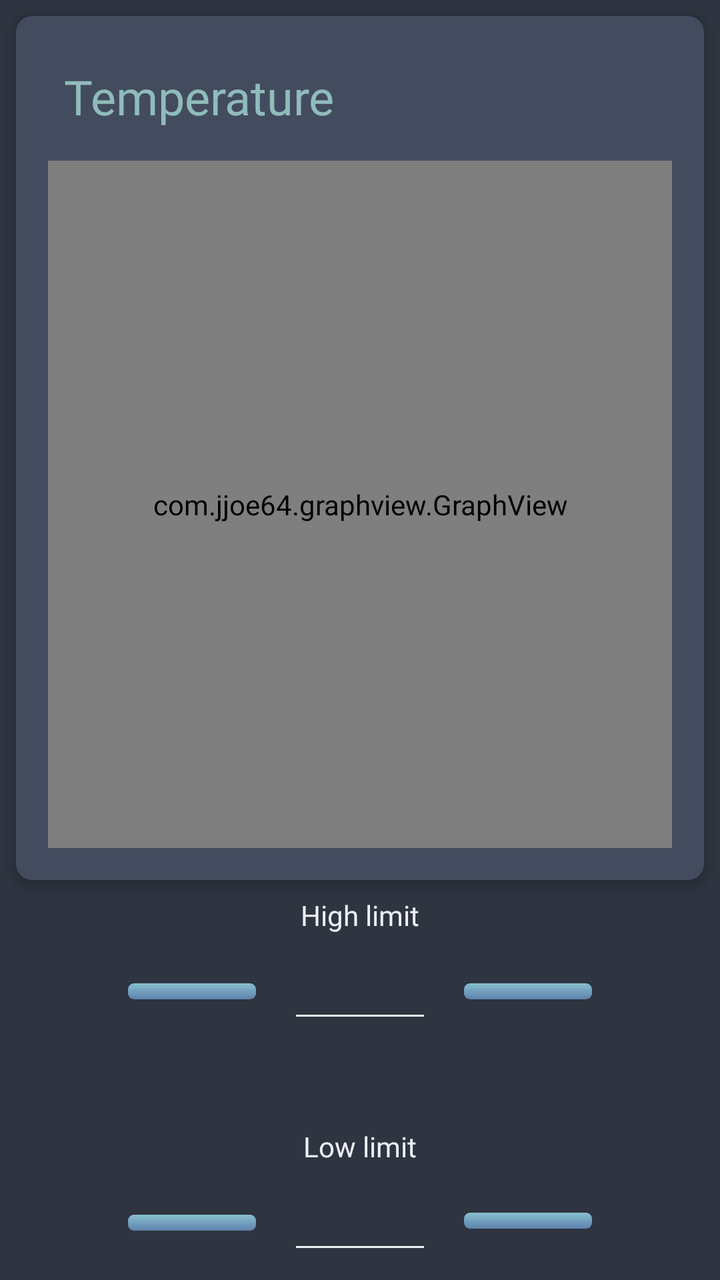
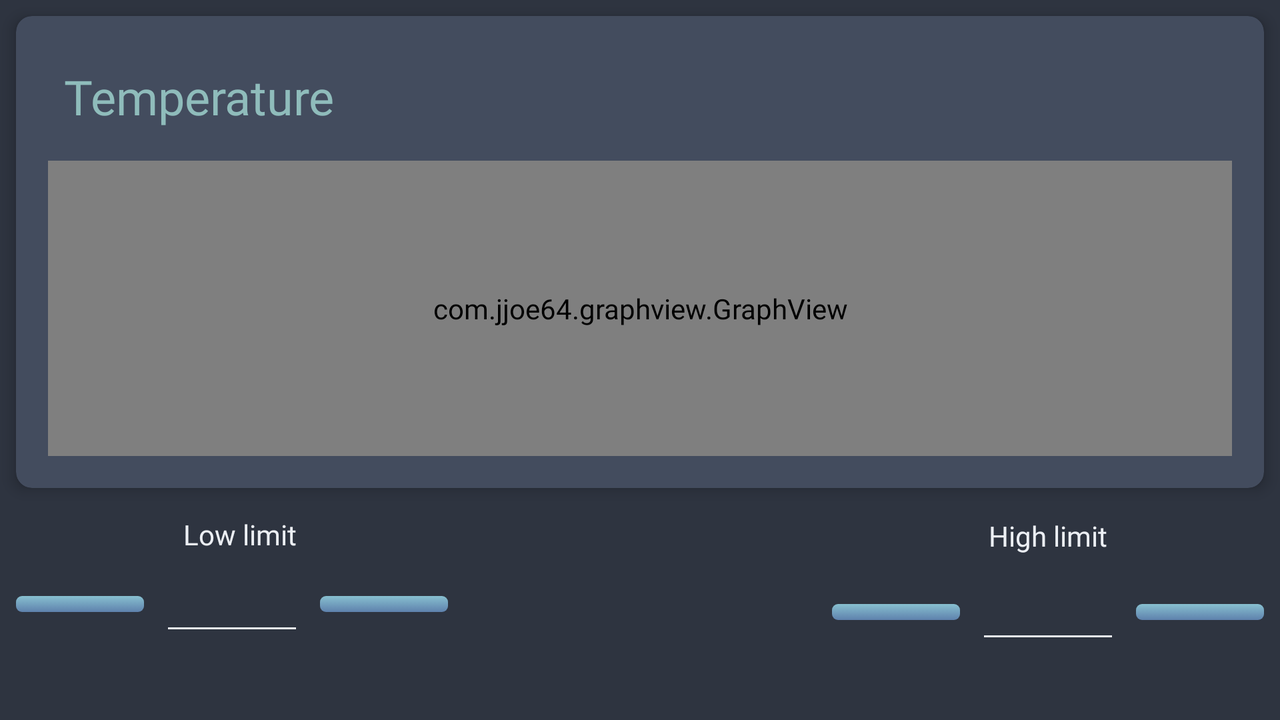

First picture: res/layout/ on a phone held upright. Second picture: the repository's own variant of that layout, on a device whose configuration matches the variant's folder. Source for both follows.
<!-- AndroidManifest.xml: application theme AppTheme -->
<!-- res/layout/activity_temperature.xml -->
<?xml version="1.0" encoding="utf-8"?>
<androidx.constraintlayout.widget.ConstraintLayout xmlns:android="http://schemas.android.com/apk/res/android"
    xmlns:app="http://schemas.android.com/apk/res-auto"
    xmlns:tools="http://schemas.android.com/tools"
    android:layout_width="match_parent"
    android:layout_height="match_parent"
    tools:context=".view.TemperatureActivity">

  <androidx.cardview.widget.CardView
      android:id="@+id/hum_graph_card"
      android:layout_width="match_parent"
      android:layout_height="0dp"
      android:layout_margin="8dp"
      app:cardBackgroundColor="@color/colorPrimaryDark"
      app:cardCornerRadius="8dp"
      app:cardElevation="4dp"
      app:layout_constraintBottom_toBottomOf="@id/guideline_v70"
      app:layout_constraintLeft_toLeftOf="parent"
      app:layout_constraintRight_toRightOf="parent"
      app:layout_constraintStart_toStartOf="parent"
      app:layout_constraintTop_toTopOf="parent">

    <androidx.constraintlayout.widget.ConstraintLayout
        android:id="@+id/card_content"
        android:layout_width="match_parent"
        android:layout_height="match_parent">

      <TextView
          android:id="@+id/hum_graph_title"
          style="@style/TextAppearance.AppCompat.Headline"
          android:layout_width="wrap_content"
          android:layout_height="wrap_content"
          android:layout_margin="24dp"
          android:text="@string/temp_graph_title"
          android:textColor="@color/colorAccent"
          app:layout_constraintLeft_toLeftOf="parent"
          app:layout_constraintTop_toTopOf="parent" />

      <com.jjoe64.graphview.GraphView
          android:id="@+id/hum_graph"
          android:layout_width="match_parent"
          android:layout_height="0dp"
          android:layout_margin="16dp"
          android:background="@color/colorPrimaryDark"

          app:layout_constraintBottom_toBottomOf="parent"
          app:layout_constraintLeft_toLeftOf="parent"
          app:layout_constraintRight_toRightOf="parent"
          app:layout_constraintTop_toBottomOf="@id/hum_graph_title" />
    </androidx.constraintlayout.widget.ConstraintLayout>
  </androidx.cardview.widget.CardView>

  <androidx.constraintlayout.widget.Guideline
      android:id="@+id/guideline_v70"
      android:layout_width="match_parent"
      android:layout_height="match_parent"
      android:orientation="horizontal"
      app:layout_constraintGuide_percent="0.70" />

  <TextView
      android:id="@+id/hum_max_lbl"
      android:layout_width="wrap_content"
      android:layout_height="wrap_content"
      android:text="@string/temp_max_title"
      app:layout_constraintLeft_toLeftOf="parent"
      app:layout_constraintRight_toRightOf="parent"
      app:layout_constraintTop_toBottomOf="@id/guideline_v70" />

  <ImageButton
      android:id="@+id/btn_high_limit_decrease"
      android:layout_width="64dp"
      android:layout_height="wrap_content"
      android:layout_marginHorizontal="16dp"
      android:background="@drawable/btn_ripple"
      android:padding="4dp"
      android:src="@drawable/remove_white_24dp"
      app:layout_constraintBottom_toBottomOf="@+id/input_high_limit"
      app:layout_constraintEnd_toStartOf="@+id/input_high_limit"
      app:layout_constraintRight_toLeftOf="@+id/input_high_limit"
      app:layout_constraintTop_toTopOf="@+id/input_high_limit" />

  <EditText
      android:id="@+id/input_high_limit"
      android:layout_width="72dp"
      android:layout_height="wrap_content"
      android:layout_margin="8dp"
      android:gravity="center_horizontal"
      android:inputType="numberDecimal"
      android:textAlignment="center"
      android:textColor="@color/text"
      app:layout_constraintLeft_toLeftOf="parent"
      app:layout_constraintRight_toRightOf="parent"
      app:layout_constraintTop_toBottomOf="@+id/hum_max_lbl" />

  <ImageButton
      android:id="@+id/btn_high_limit_increase"
      android:layout_width="64dp"
      android:layout_height="wrap_content"
      android:layout_marginHorizontal="16dp"
      android:background="@drawable/btn_ripple"
      android:padding="4dp"
      android:src="@drawable/add_white_24dp"
      app:layout_constraintBottom_toBottomOf="@+id/input_high_limit"
      app:layout_constraintLeft_toRightOf="@+id/input_high_limit"
      app:layout_constraintStart_toEndOf="@+id/input_high_limit"
      app:layout_constraintTop_toTopOf="@+id/input_high_limit" />

  <TextView
      android:id="@+id/hum_min_lbl"
      android:layout_width="wrap_content"
      android:layout_height="wrap_content"
      android:layout_marginBottom="8dp"
      android:text="@string/temp_min_title"
      app:layout_constraintBottom_toTopOf="@+id/input_low_limit"
      app:layout_constraintEnd_toEndOf="parent"
      app:layout_constraintStart_toStartOf="parent" />

  <ImageButton
      android:id="@+id/btn_low_limit_decrease"
      android:layout_width="64dp"
      android:layout_height="wrap_content"
      android:layout_marginHorizontal="16dp"
      android:background="@drawable/btn_ripple"
      android:padding="4dp"
      android:src="@drawable/remove_white_24dp"
      app:layout_constraintBottom_toBottomOf="@+id/input_low_limit"
      app:layout_constraintEnd_toStartOf="@+id/input_low_limit"
      app:layout_constraintRight_toLeftOf="@+id/input_low_limit"
      app:layout_constraintTop_toTopOf="@+id/input_low_limit" />

  <EditText
      android:id="@+id/input_low_limit"
      android:layout_width="72dp"
      android:layout_height="wrap_content"
      android:layout_margin="8dp"
      android:layout_marginBottom="8dp"
      android:gravity="center_horizontal"
      android:textAlignment="center"
      android:inputType="numberDecimal"
      android:textColor="@color/text"
      app:layout_constraintBottom_toBottomOf="parent"
      app:layout_constraintLeft_toLeftOf="parent"
      app:layout_constraintRight_toRightOf="parent" />

  <ImageButton
      android:id="@+id/btn_low_limit_increase"
      android:layout_width="64dp"
      android:layout_height="wrap_content"
      android:layout_marginHorizontal="16dp"
      android:background="@drawable/btn_ripple"
      android:padding="4dp"
      android:src="@drawable/add_white_24dp"
      app:layout_constraintBottom_toBottomOf="@+id/input_low_limit"
      app:layout_constraintStart_toEndOf="@+id/input_low_limit"
      app:layout_constraintTop_toTopOf="@+id/input_low_limit"
      app:layout_constraintVertical_bias="0.466" />

</androidx.constraintlayout.widget.ConstraintLayout>
<!-- resources referenced by this layout -->
<resources>
  <color name="colorAccent">#8fbcbb</color>
  <color name="colorPrimaryDark">#434c5e</color>
  <color name="text">#eceff4</color>
  <!-- drawable btn_ripple (drawable) -->
  <?xml version="1.0" encoding="utf-8"?>
  <ripple xmlns:android="http://schemas.android.com/apk/res/android"
      xmlns:tools="http://schemas.android.com/tools"
      android:color="?android:colorControlHighlight"
      tools:ignore="NewApi">
    <item android:drawable="@drawable/btn_style"/>
  </ripple>
  <string name="temp_graph_title">Temperature</string>
  <string name="temp_max_title">High limit</string>
  <string name="temp_min_title">Low limit</string>
  <style name="AppTheme" parent="Theme.AppCompat.Light.DarkActionBar">
      
      <item name="colorPrimary">@color/colorPrimary</item>
      <item name="colorPrimaryDark">@color/colorPrimaryDark</item>
      <item name="colorAccent">@color/colorAccent</item>
      <item name="android:windowBackground">@drawable/window_background</item>
      <item name="android:textColor">@color/text</item>
      <item name="fontFamily">@font/source_code_pro</item>
      <item name="android:fontFamily">@font/source_code_pro</item>
      <item name="colorControlNormal">@color/text</item>
    </style>
  <!-- drawable btn_style (drawable) -->
  <?xml version="1.0" encoding="utf-8"?>
  <selector xmlns:tools="http://schemas.android.com/tools" xmlns:android="http://schemas.android.com/apk/res/android">
    <item android:state_pressed="true">
      <shape android:shape="rectangle">
        <corners android:radius="3dp" />
        <gradient android:startColor="#5e81ac" android:endColor="#88c0d0" android:angle="90"/>
      </shape>
    </item>
    <item android:state_focused="true">
      <shape android:shape="rectangle">
        <corners android:radius="3dp" />
        <gradient android:startColor="#5e81ac" android:endColor="#88c0d0" android:angle="90"/>
      </shape>
    </item>
    <item android:state_enabled="false">
    <shape android:shape="rectangle">
      <corners android:radius="3dp" />
      <solid android:color="#5e81ac"/>
    </shape>
  </item>
    <item>
      <shape android:shape="rectangle">
        <corners android:radius="3dp" />
        <gradient android:startColor="#5e81ac" android:endColor="#88c0d0" android:angle="90"/>
      </shape>
    </item>
  
  </selector>
  <color name="colorPrimary">#4c566a</color>
  <!-- drawable window_background (drawable) -->
  <?xml version="1.0" encoding="utf-8"?>
  <shape xmlns:android="http://schemas.android.com/apk/res/android"
      android:shape="rectangle">
    <solid android:color="@color/window_background" />
  </shape>
  <color name="window_background">#2e3440</color>
</resources>
<!-- res/layout-land/activity_temperature.xml (the repository's variant of the layout above) -->
<!-- drawn on the phone turned sideways -->
<?xml version="1.0" encoding="utf-8"?>
<androidx.constraintlayout.widget.ConstraintLayout xmlns:android="http://schemas.android.com/apk/res/android"
    xmlns:app="http://schemas.android.com/apk/res-auto"
    xmlns:tools="http://schemas.android.com/tools"
    android:layout_width="match_parent"
    android:layout_height="match_parent"
    tools:context=".view.TemperatureActivity">

  <androidx.cardview.widget.CardView
      android:id="@+id/hum_graph_card"
      android:layout_width="match_parent"
      android:layout_height="0dp"
      android:layout_margin="8dp"
      app:cardBackgroundColor="@color/colorPrimaryDark"
      app:cardCornerRadius="8dp"
      app:cardElevation="4dp"
      app:layout_constraintBottom_toBottomOf="@id/guideline_v70"
      app:layout_constraintLeft_toLeftOf="parent"
      app:layout_constraintRight_toRightOf="parent"
      app:layout_constraintStart_toStartOf="parent"
      app:layout_constraintTop_toTopOf="parent">

    <androidx.constraintlayout.widget.ConstraintLayout
        android:id="@+id/card_content"
        android:layout_width="match_parent"
        android:layout_height="match_parent">

      <TextView
          android:id="@+id/hum_graph_title"
          style="@style/TextAppearance.AppCompat.Headline"
          android:layout_width="wrap_content"
          android:layout_height="wrap_content"
          android:layout_margin="24dp"
          android:text="@string/temp_graph_title"
          android:textColor="@color/colorAccent"
          app:layout_constraintLeft_toLeftOf="parent"
          app:layout_constraintTop_toTopOf="parent" />

      <com.jjoe64.graphview.GraphView
          android:id="@+id/hum_graph"
          android:layout_width="match_parent"
          android:layout_height="0dp"
          android:layout_margin="16dp"
          android:background="@color/colorPrimaryDark"

          app:layout_constraintBottom_toBottomOf="parent"
          app:layout_constraintLeft_toLeftOf="parent"
          app:layout_constraintRight_toRightOf="parent"
          app:layout_constraintTop_toBottomOf="@id/hum_graph_title" />
    </androidx.constraintlayout.widget.ConstraintLayout>
  </androidx.cardview.widget.CardView>

  <androidx.constraintlayout.widget.Guideline
      android:id="@+id/guideline_v70"
      android:layout_width="match_parent"
      android:layout_height="match_parent"
      android:orientation="horizontal"
      app:layout_constraintGuide_percent="0.70" />

  <TextView
      android:id="@+id/hum_max_lbl"
      android:layout_width="wrap_content"
      android:layout_height="wrap_content"
      android:layout_marginStart="8dp"
      android:layout_marginLeft="8dp"
      android:layout_marginEnd="8dp"
      android:layout_marginRight="8dp"
      android:layout_marginBottom="8dp"
      android:text="@string/temp_max_title"
      app:layout_constraintBottom_toTopOf="@+id/input_high_limit"
      app:layout_constraintEnd_toEndOf="@+id/btn_high_limit_increase"
      app:layout_constraintStart_toStartOf="@+id/btn_high_limit_decrease" />

  <ImageButton
      android:id="@+id/btn_high_limit_decrease"
      android:layout_width="64dp"
      android:layout_height="wrap_content"
      android:layout_marginHorizontal="16dp"
      android:layout_marginEnd="8dp"
      android:layout_marginRight="8dp"
      android:background="@drawable/btn_ripple"
      android:padding="4dp"
      android:src="@drawable/remove_white_24dp"
      app:layout_constraintBottom_toBottomOf="@+id/input_high_limit"
      app:layout_constraintEnd_toStartOf="@+id/input_high_limit"
      app:layout_constraintTop_toTopOf="@+id/input_high_limit" />

  <EditText
      android:id="@+id/input_high_limit"
      android:layout_width="72dp"
      android:layout_height="wrap_content"
      android:layout_marginTop="8dp"
      android:layout_marginEnd="8dp"
      android:layout_marginRight="8dp"
      android:layout_marginBottom="8dp"
      android:gravity="center_horizontal"
      android:inputType="numberDecimal"
      android:textAlignment="center"
      android:textColor="@color/text"
      app:layout_constraintBottom_toBottomOf="parent"
      app:layout_constraintEnd_toStartOf="@+id/btn_high_limit_increase"
      app:layout_constraintTop_toTopOf="@+id/guideline_v70" />

  <ImageButton
      android:id="@+id/btn_high_limit_increase"
      android:layout_width="64dp"
      android:layout_height="wrap_content"
      android:layout_marginHorizontal="16dp"
      android:layout_marginEnd="8dp"
      android:layout_marginRight="8dp"
      android:background="@drawable/btn_ripple"
      android:padding="4dp"
      android:src="@drawable/add_white_24dp"
      app:layout_constraintBottom_toBottomOf="@+id/input_high_limit"
      app:layout_constraintEnd_toEndOf="parent"
      app:layout_constraintTop_toTopOf="@+id/input_high_limit" />

  <TextView
      android:id="@+id/hum_min_lbl"
      android:layout_width="wrap_content"
      android:layout_height="wrap_content"
      android:layout_marginStart="8dp"
      android:layout_marginLeft="8dp"
      android:layout_marginTop="8dp"
      android:layout_marginBottom="7dp"
      android:text="@string/temp_min_title"
      app:layout_constraintBottom_toTopOf="@+id/input_low_limit"
      app:layout_constraintEnd_toEndOf="@+id/btn_low_limit_increase"
      app:layout_constraintStart_toStartOf="@+id/btn_low_limit_decrease"
      app:layout_constraintTop_toTopOf="@+id/guideline_v70" />

  <EditText
      android:id="@+id/input_low_limit"
      android:layout_width="72dp"
      android:layout_height="wrap_content"
      android:layout_marginStart="8dp"
      android:layout_marginLeft="8dp"
      android:layout_marginBottom="8dp"
      android:gravity="center_horizontal"
      android:inputType="numberDecimal"
      android:textAlignment="center"
      android:textColor="@color/text"
      app:layout_constraintBottom_toBottomOf="parent"
      app:layout_constraintStart_toEndOf="@+id/btn_low_limit_decrease"
      app:layout_constraintTop_toTopOf="@+id/guideline_v70" />

  <ImageButton
      android:id="@+id/btn_low_limit_decrease"
      android:layout_width="64dp"
      android:layout_height="wrap_content"
      android:layout_marginHorizontal="16dp"
      android:layout_marginStart="8dp"
      android:layout_marginLeft="8dp"
      android:background="@drawable/btn_ripple"
      android:padding="4dp"
      android:src="@drawable/remove_white_24dp"
      app:layout_constraintBottom_toBottomOf="@+id/input_low_limit"
      app:layout_constraintStart_toStartOf="parent"
      app:layout_constraintTop_toTopOf="@+id/input_low_limit" />

  <ImageButton
      android:id="@+id/btn_low_limit_increase"
      android:layout_width="64dp"
      android:layout_height="wrap_content"
      android:layout_marginHorizontal="16dp"
      android:layout_marginStart="8dp"
      android:layout_marginLeft="8dp"
      android:background="@drawable/btn_ripple"
      android:padding="4dp"
      android:src="@drawable/add_white_24dp"
      app:layout_constraintBottom_toBottomOf="@+id/input_low_limit"
      app:layout_constraintStart_toEndOf="@+id/input_low_limit"
      app:layout_constraintTop_toTopOf="@+id/input_low_limit" />

</androidx.constraintlayout.widget.ConstraintLayout>
